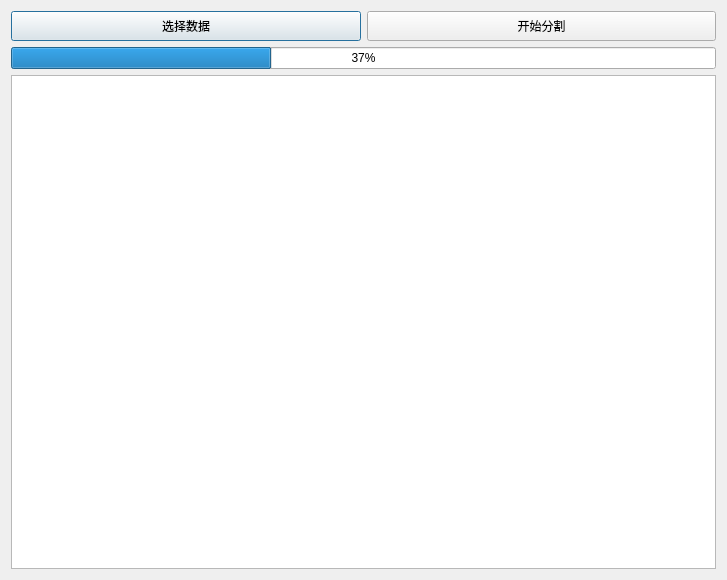
<?xml version="1.0" encoding="UTF-8"?>
<ui version="4.0">
 <class>page_one</class>
 <widget class="QWidget" name="page_one">
  <property name="geometry">
   <rect>
    <x>0</x>
    <y>0</y>
    <width>727</width>
    <height>580</height>
   </rect>
  </property>
  <property name="sizePolicy">
   <sizepolicy hsizetype="Minimum" vsizetype="Fixed">
    <horstretch>0</horstretch>
    <verstretch>0</verstretch>
   </sizepolicy>
  </property>
  <property name="minimumSize">
   <size>
    <width>0</width>
    <height>30</height>
   </size>
  </property>
  <property name="windowTitle">
   <string>Form</string>
  </property>
  <layout class="QVBoxLayout" name="verticalLayout">
   <item>
    <layout class="QHBoxLayout" name="horizontalLayout">
     <item>
      <widget class="QPushButton" name="pushButton">
       <property name="minimumSize">
        <size>
         <width>0</width>
         <height>30</height>
        </size>
       </property>
       <property name="text">
        <string>选择数据</string>
       </property>
       <property name="autoDefault">
        <bool>true</bool>
       </property>
       <property name="default">
        <bool>true</bool>
       </property>
      </widget>
     </item>
     <item>
      <widget class="QPushButton" name="pushButton_2">
       <property name="minimumSize">
        <size>
         <width>0</width>
         <height>30</height>
        </size>
       </property>
       <property name="text">
        <string>开始分割</string>
       </property>
       <property name="autoDefault">
        <bool>false</bool>
       </property>
       <property name="default">
        <bool>false</bool>
       </property>
      </widget>
     </item>
    </layout>
   </item>
   <item>
    <widget class="QProgressBar" name="progressBar">
     <property name="sizePolicy">
      <sizepolicy hsizetype="Expanding" vsizetype="Minimum">
       <horstretch>0</horstretch>
       <verstretch>0</verstretch>
      </sizepolicy>
     </property>
     <property name="value">
      <number>37</number>
     </property>
     <property name="orientation">
      <enum>Qt::Orientation::Horizontal</enum>
     </property>
    </widget>
   </item>
   <item>
    <widget class="QTextEdit" name="textEdit">
     <property name="minimumSize">
      <size>
       <width>0</width>
       <height>60</height>
      </size>
     </property>
    </widget>
   </item>
  </layout>
 </widget>
 <resources/>
 <connections/>
</ui>
